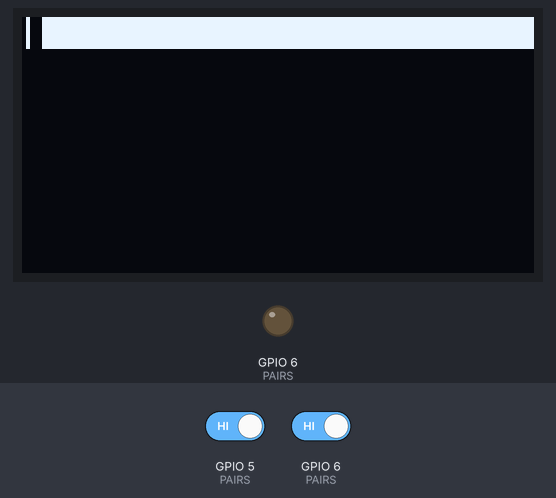
This sketch was run on a simulated ESP32. On the bench: 128×64 one-colour display, output pins drawn as LEDs (lit = HIGH). Wiring (inferred from the names in the program): SH1106 OLED at I2C address 0x3C. The test bench sets the inputs (shaded band); at power-on: GPIO 5 (PAIRS) HIGH, GPIO 6 (PAIRS) HIGH. What the sketch prints to the serial monitor is not drawn.

Above: at 40.14 s.
41.6 s: GPIO 5 (PAIRS) driven LOW and GPIO 6 (PAIRS) driven LOW
At 49.1 s:
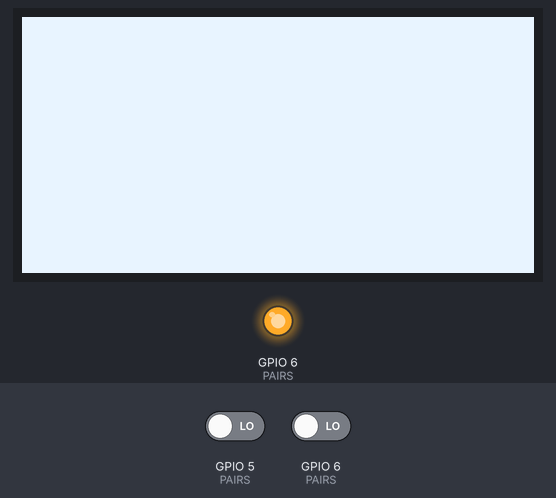
At 57.0 s:
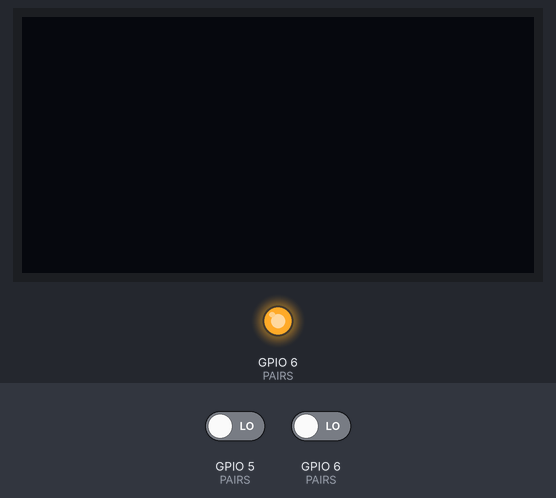
Timing chart, 0 to 58.5 s (numbered marks = the images above; inputs shaded):
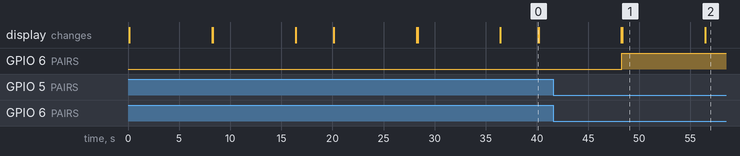

Measured:
- after the input at 41.6 s, GPIO 6 (PAIRS): LOW → HIGH after 6.7 s
- what the display in image 1 shows lasts 8.2 s, from 48.3 s to 56.5 s

The sketch:

link_check.ino
```cpp
#include <Wire.h>
#include <esp_system.h>

// link_check v3 - diagnose WHY 0x3C NAKs, not just that it does.
//
// v1/v2 evidence (2026-11-18, panel on J2/D4-D5, VCC=TP15):
//   * J2 hosts 0x18 codec + 0x2C XMOS + 0x3C panel; J6 is empty
//   * panel never lights: 0xA5 (hardware all-on) also dark
//   * NAK behaviour is wildly inconsistent between runs:
//       v1: init 77 ok/8 nak, frame 137 ok/0 nak, still black
//       v2: init 17 ok/2 nak, frame   0 ok/68 nak
//     and the 400 kHz scan found nothing while 100 kHz found 0x2C + 0x3C.
//
// So the interesting variable is the BUS, not the panel. v3 prints the
// endTransmission() error code for every failure:
//   1 = data too long   2 = NACK on address   3 = NACK on data
//   4 = other bus error (arbitration lost!)    5 = timeout
// A code-4/5 storm means something else is driving the bus (the XMOS shares
// it). Code 2 means the module really did not answer its address.
//
// Each clock gets: 9-clock bus recovery, init, 0xA5 all-on hold, frame hold.
// Both clocks are tested back to back so the comparison is fair.

#define OLED_ADDR 0x3C
#define CHUNK 16

static const uint8_t PAIRS[2][2] = {{5, 6}, {3, 1}};
static const char *PAIRS_WHAT[2] = {
  "J2  SDA=D4/GPIO5  SCL=D5/GPIO6   (shared: 0x18 codec, 0x2C XMOS)",
  "J6  SDA=D2/GPIO3  SCL=D0/GPIO1   (free pads, nothing else attached)"
};
static const uint32_t CLOCKS[2] = {100000, 400000};

static int busSel = -1;
static uint32_t okC = 0, nakC = 0;
static uint32_t hist[6];
static uint8_t fb[1024];

static const char *who(uint8_t a) {
  switch (a) {
    case 0x3C: case 0x3D: return " <- SSD1306/SH1106 OLED";
    case 0x18: case 0x19: return " <- TLV320 codec (board audio)";
    case 0x2C: case 0x2D: return " <- XMOS control (XVF3800)";
    default: return "";
  }
}

// 9 clocks + STOP: frees a slave that is holding SDA low and resets the bus
static void recoverBus() {
  Wire.end();
  pinMode(PAIRS[busSel][0], INPUT_PULLUP);
  pinMode(PAIRS[busSel][1], INPUT_PULLUP);
  delay(1);
  int stuck = (digitalRead(PAIRS[busSel][0]) == 0) || (digitalRead(PAIRS[busSel][1]) == 0);
  if (stuck) {
    pinMode(PAIRS[busSel][1], OUTPUT);
    for (int i = 0; i < 9; i++) {
      digitalWrite(PAIRS[busSel][1], LOW);  delayMicroseconds(5);
      digitalWrite(PAIRS[busSel][1], HIGH); delayMicroseconds(5);
    }
    pinMode(PAIRS[busSel][0], OUTPUT);
    digitalWrite(PAIRS[busSel][0], LOW);   delayMicroseconds(5);
    digitalWrite(PAIRS[busSel][1], HIGH);  delayMicroseconds(5);
    digitalWrite(PAIRS[busSel][0], HIGH);  delayMicroseconds(5);
    pinMode(PAIRS[busSel][0], INPUT_PULLUP);
  }
  Wire.begin(PAIRS[busSel][0], PAIRS[busSel][1]);
  delay(3);
  Serial.printf("      bus recovery: stuck=%d, SDA=%d SCL=%d\n", stuck,
                digitalRead(PAIRS[busSel][0]), digitalRead(PAIRS[busSel][1]));
}

static void note(uint8_t e) {
  if (e) { nakC++; if (e < 6) hist[e]++; } else okC++;
}
static void write1(uint8_t c) {
  Wire.beginTransmission(OLED_ADDR);
  Wire.write((uint8_t)0x00);
  Wire.write(c);
  note(Wire.endTransmission());
}
static void write2(uint8_t c, uint8_t a) {
  Wire.beginTransmission(OLED_ADDR);
  Wire.write((uint8_t)0x00);
  Wire.write(c);
  Wire.write(a);
  note(Wire.endTransmission());
}

static int scanAt(int i, uint32_t hz) {
  Wire.end();
  delay(5);
  Wire.begin(PAIRS[i][0], PAIRS[i][1]);
  Wire.setClock(hz);
  delay(10);
  int n = 0, printed = 0;
  for (uint8_t a = 0x08; a <= 0x77; a++) {
    Wire.beginTransmission(a);
    if (Wire.endTransmission() == 0) {
      n++;
      if (printed < 8) { Serial.printf("      0x%02X ACK%s\n", a, who(a)); printed++; }
    }
  }
  if (n > 8) Serial.printf("      ... %d ACKs total%s\n", n,
                           n > 20 ? "  <- FLOATING BUS, no device here" : "");
  if (n == 0) Serial.println(F("      (nothing ACKs)"));
  return n;
}

static bool scanPair(int i) {
  Serial.printf("[%6lu ms] %s\n", (unsigned long)millis(), PAIRS_WHAT[i]);
  int n = scanAt(i, 400000);
  if (n == 0) { Serial.printf("      retry @100 kHz: "); n = scanAt(i, 100000); }
  return n > 0 && n < 20;
}

static void initPanel() {
  write1(0xAE);
  write2(0xD5, 0x80);
  write2(0xA8, 0x3F);
  write2(0xD3, 0x00);
  write1(0x40);
  write2(0x8D, 0x14);   // charge pump on
  write2(0x20, 0x00);
  write1(0xA1);
  write1(0xC8);
  write2(0xDA, 0x12);
  write2(0x81, 0xFF);
  write2(0xD9, 0xF1);
  write2(0xDB, 0x40);
  write1(0xA4);
  write1(0xA6);
  write1(0x2E);
  delay(20);
  write1(0xAF);
  delay(20);
}

static void pushFrame(uint8_t fill) {
  write2(0x21, 0x00); write2(0x21, 127);
  write2(0x22, 0x00); write2(0x22, 0x07);
  for (uint8_t p = 0; p < 8; p++) {
    for (uint8_t off = 0; off < 128; off += CHUNK) {
      for (uint8_t k = 0; k < CHUNK; k++) fb[p * 128 + off + k] = fill;
      Wire.beginTransmission(OLED_ADDR);
      Wire.write((uint8_t)0x40);
      Wire.write(&fb[p * 128 + off], CHUNK);
      note(Wire.endTransmission());
    }
  }
}

static void report(const char *label) {
  Serial.printf("      %s: %lu ok, %lu nak", label,
                (unsigned long)okC, (unsigned long)nakC);
  if (nakC) {
    Serial.print(F("   codes:"));
    for (int i = 1; i < 6; i++) if (hist[i]) Serial.printf(" [%d]=%lu", i, (unsigned long)hist[i]);
  }
  Serial.println();
}

static void hold(const char *label, int seconds) {
  Serial.printf("      HOLD %d s: %s\n", seconds, label);
  for (int s = seconds; s > 0; s -= 2) {
    Serial.printf("        %2d s\n", s);
    delay(2000);
  }
}

static void clockTest(uint32_t hz) {
  Serial.printf("\n--- %lu kHz ---\n", (unsigned long)(hz / 1000));
  recoverBus();
  Wire.setClock(hz);
  delay(10);

  okC = nakC = 0; memset(hist, 0, sizeof(hist));
  initPanel();
  write2(0x8D, 0x14);
  write1(0xA5);                       // hardware all-on: no GDDRAM involved
  report("init + 0xA5");
  Serial.println(F("        panel must be solid white NOW (hardware all-on)"));
  hold("0xA5 all-on", 8);

  okC = nakC = 0; memset(hist, 0, sizeof(hist));
  write1(0xA4);
  write1(0xAF);
  pushFrame(0xFF);
  report("frame 0xFF via GDDRAM");

  write1(0xAE);
}

static void measureRound() {
  Serial.println(F("\n=== ROUND: clock A/B ==="));
  for (int c = 0; c < 2; c++) clockTest(CLOCKS[c]);
  Serial.println(F("=== ROUND END ==="));
  Serial.println(F("code 2 = address NACK (device silent), 4 = bus/arbitration, 5 = timeout"));
}

void setup() {
  Serial.begin(115200);
  uint32_t t0 = millis();
  while (!Serial && (millis() - t0 < 3000)) delay(10);

  esp_reset_reason_t rr = esp_reset_reason();
  Serial.println();
  Serial.println(F("=== link_check v3 ==="));
  Serial.printf("reset reason: %d (%s)\n", (int)rr,
                rr == ESP_RST_POWERON ? "power-on" :
                rr == ESP_RST_BROWNOUT ? "BROWNOUT - rail collapsed" :
                rr == ESP_RST_SW ? "software" : "other");

  bool a = scanPair(0);
  bool b = scanPair(1);
  busSel = a ? 0 : (b ? 1 : -1);

  if (busSel < 0) {
    Serial.println(F("\n*** no panel on either pair *** (re-scanning every 10 s)"));
    return;
  }
  Serial.printf("\n*** using %s ***\n", busSel == 0 ? "J2 (D4/D5)" : "J6 (D2/D0)");
  measureRound();
  Serial.println(F("=== idle 5 s, then rescan so you can unplug the panel ==="));
}

void loop() {
  static uint32_t lastScan = 0;

  if (busSel < 0) {
    if (millis() - lastScan > 10000) {
      lastScan = millis();
      bool a = scanPair(0);
      bool b = scanPair(1);
      busSel = a ? 0 : (b ? 1 : -1);
      if (busSel >= 0) {
        Serial.printf("*** panel found on %s ***\n", busSel == 0 ? "J2 (D4/D5)" : "J6 (D2/D0)");
        measureRound();
      }
    }
    return;
  }

  // every 20 s: rescan (unplug the panel here to prove 0x3C is really it)
  if (millis() - lastScan > 20000) {
    lastScan = millis();
    Serial.println(F("\n--- rescan (unplug the panel now if you want to test) ---"));
    int keep = busSel;
    bool a = scanPair(0);
    bool b = scanPair(1);
    int found = a ? 0 : (b ? 1 : -1);
    Serial.printf("      panel on %s\n", found < 0 ? "NOWHERE" : (found == 0 ? "J2" : "J6"));
    busSel = keep;
    measureRound();
    return;
  }

  delay(200);
}
```
